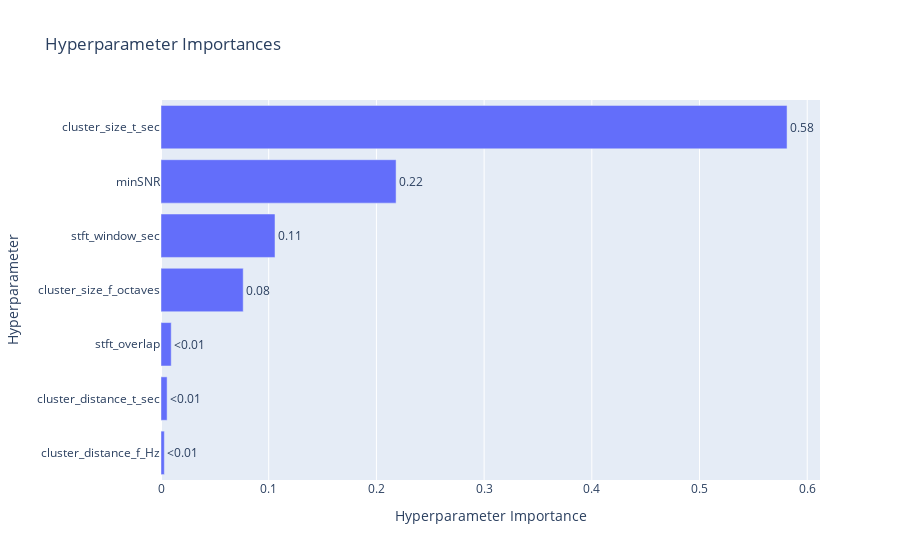

The notebook cell saved with this chart:
### Markdown cell above
From the tuning process, we can see the importance of each parameter on the objectives

### Code cell
optuna.visualization.plot_param_importances(
    study, target=lambda t: t.values[0], target_name="Rel_L2"
)

### Figure 1 — Plotly figure (JSON) as saved in the notebook; plotly's stock layout.template omitted (floating-point values rounded to 4 significant figures)
{"data": [{"cliponaxis": false, "hovertemplate": ["cluster_distance_f_Hz (FloatDistribution): 0.0030976879789454386<extra></extra>", "cluster_distance_t_sec (FloatDistribution): 0.005674023446711472<extra></extra>", "stft_overlap (FloatDistribution): 0.009499193126173268<extra></extra>", "cluster_size_f_octaves (FloatDistribution): 0.07633065649564395<extra></extra>", "stft_window_sec (CategoricalDistribution): 0.10585527262138467<extra></extra>", "minSNR (FloatDistribution): 0.21827114485653829<extra></extra>", "cluster_size_t_sec (FloatDistribution): 0.5812720214746027<extra></extra>"], "name": "Rel_L2", "orientation": "h", "text": ["<0.01", "<0.01", "<0.01", "0.08", "0.11", "0.22", "0.58"], "textposition": "outside", "type": "bar", "x": [0.003098, 0.005674, 0.009499, 0.07633, 0.1059, 0.2183, 0.5813], "y": ["cluster_distance_f_Hz", "cluster_distance_t_sec", "stft_overlap", "cluster_size_f_octaves", "stft_window_sec", "minSNR", "cluster_size_t_sec"]}], "layout": {"autosize": true, "title": {"text": "Hyperparameter Importances"}, "xaxis": {"autorange": true, "range": [0, 0.6119], "title": {"text": "Hyperparameter Importance"}, "type": "linear"}, "yaxis": {"autorange": true, "range": [-0.5, 6.5], "title": {"text": "Hyperparameter"}, "type": "category"}}}
